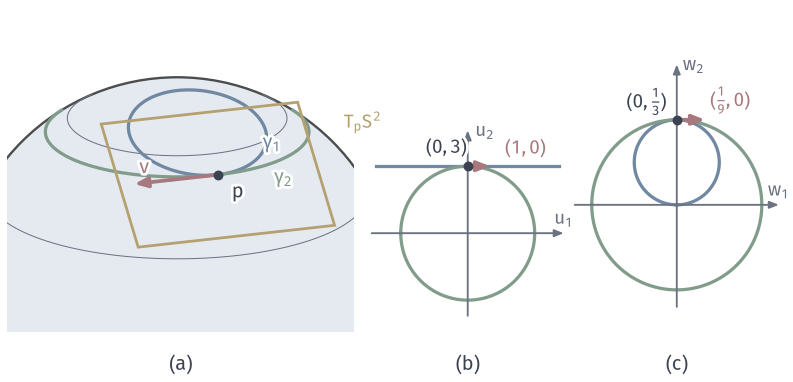

Generate this figure with Python:
"""One tangent vector at p=(0,3/5,4/5): two equivalent curves, the tangent plane, and the records in both stereographic charts."""
from pathlib import Path
import sys
ROOT = next(p for p in Path(__file__).resolve().parents if (p/"build.sh").is_file() and (p/"tex/book.tex").is_file())
sys.path.insert(0, str(ROOT/"figures/04-spaces-measures-and-geometry/04-manifolds/matplotlib/mfd-common"))
from mfd3d import *

W, H = 112, 54
fig, ax = canvas(W, H)
p = np.array([0, .6, .8]); e1 = np.array([1.0, 0, 0]); e2 = np.array([0, .8, -.6])
from matplotlib.patches import Rectangle
pl = Placed(View(72, 20), 25, 12, 31)
clip = Rectangle((1, 7), 49, 46, transform=ax.transData)
BEFORE = set(map(id, ax.get_children()))
sphere_disc(ax, pl)
for lat in (-30, 0, 30, 60):
    sphere_curve(ax, pl, parallel(np.radians(lat)), MUTED, lw=.4, hidden=False)
inv = lambda u: np.c_[2*u[:, 0], 2*u[:, 1], np.sum(u**2, 1)-1]/(np.sum(u**2, 1)+1)[:, None]
tt = np.tan(np.linspace(-1.5705, 1.5705, 2401))
gamma1 = inv(np.c_[tt, np.full_like(tt, 3.0)])
sphere_curve(ax, pl, gamma1, BLUE, lw=1.3, hidden=False)
th = np.linspace(-np.pi, np.pi, 721)
gamma2 = np.c_[.6*np.sin(th), .6*np.cos(th), np.full_like(th, .8)]
sphere_curve(ax, pl, gamma2, GREEN, lw=1.3, hidden=False)
a, b = .47, .34
corners = np.array([p+a*e1+b*e2, p+a*e1-b*e2, p-a*e1-b*e2, p-a*e1+b*e2])
xy = pl(corners)
ax.add_patch(Polygon(xy, fc='none', ec=YELLOW, lw=1.1, zorder=4))
P = pl(p)
arrow(ax, P, pl(p+.4*e1), color=RED, lw=1.5, scale=7.5, zorder=8)
dot(ax, P, INK, zorder=9)
label(ax, P+[2.8, -2.4], '$p$', halo=True); label(ax, pl(p+.4*e1)+[1.4, 2.4], r'$\bm{v}$'.replace(r'\bm{v}', 'v'), color=RED, halo=True)
label(ax, xy[2]+[9.2, -2.8], '$T_pS^2$', 7.5, color=YELLOW, halo=True)
label(ax, pl(inv(np.array([[-1.1, 3.0]]))[0])+[2.5, 2.6], r'$\gamma_1$', color=BLUE, halo=True)
label(ax, pl(gamma2[np.argmin(abs(th+.72))])+[-1.0, -3.2], r'$\gamma_2$', color=GREEN, halo=True)
for artist in ax.get_children():
    if id(artist) not in BEFORE and artist.get_zorder() < 8:
        artist.set_clip_path(clip)
def axes(c, s, xr, yr, xn, yn):
    cx, cy = c
    arrow(ax, (cx+s*xr[0], cy), (cx+s*xr[1], cy), color=MUTED, lw=.75, scale=5.5)
    arrow(ax, (cx, cy+s*yr[0]), (cx, cy+s*yr[1]), color=MUTED, lw=.75, scale=5.5)
    label(ax, (cx+s*xr[1], cy+2.1), xn, 7.5, MUTED); label(ax, (cx+2.4, cy+s*yr[1]), yn, 7.5, MUTED)
    return lambda u: np.c_[cx+s*u[:, 0], cy+s*u[:, 1]]
# (b) north chart: gamma_1 is the line u2=3, gamma_2 the circle of radius 3.
c1 = (66, 21); s1 = 3.15
A = axes(c1, s1, (-4.3, 4.3), (-3.7, 4.6), '$u_1$', '$u_2$')
s_ = np.linspace(-4.1, 4.1, 2)
ax.plot(*A(np.c_[s_, np.full(2, 3.0)]).T, color=BLUE, lw=1.3, zorder=3)
ax.plot(*A(3*np.c_[np.cos(th), np.sin(th)]).T, color=GREEN, lw=1.3, zorder=3)
P1 = A(np.array([[0, 3.0]]))[0]
arrow(ax, P1, P1+[s1*1, 0], color=RED, lw=1.5, scale=7.5, zorder=8)
dot(ax, P1, INK, zorder=9)
label(ax, P1+[-3.0, 2.6], '$(0,3)$', 7.5, halo=True)
label(ax, P1+[s1+5.0, 2.5], '$(1,0)$', 7.5, RED, halo=True)
# (c) south chart: tau maps the line to a circle through the origin and the circle to radius 1/3.
c2 = (95.5, 25); s2 = 36.0
B = axes(c2, s2, (-.40, .40), (-.40, .55), '$w_1$', '$w_2$')
ax.plot(*B(np.c_[np.sin(th)/6, 1/6+np.cos(th)/6]).T, color=BLUE, lw=1.3, zorder=3)
ax.plot(*B(np.c_[np.cos(th)/3, np.sin(th)/3]).T, color=GREEN, lw=1.3, zorder=3)
P2 = B(np.array([[0, 1/3]]))[0]
arrow(ax, P2, P2+[s2/9, 0], color=RED, lw=1.5, scale=7.5, zorder=8)
dot(ax, P2, INK, zorder=9)
label(ax, P2+[-4.2, 2.6], r'$(0,\frac{1}{3})$', 7.5, halo=True)
label(ax, P2+[s2/9+3.6, 2.8], r'$(\frac{1}{9},0)$', 7.5, RED, halo=True)
panel_tag(ax, 25.5, 1.7, '(a)'); panel_tag(ax, c1[0], 1.7, '(b)'); panel_tag(ax, c2[0], 1.7, '(c)')
save(fig, Path(__file__).resolve().parent, 'figure', {'formula': 'p=(0,3/5,4/5); gamma1(t)=sigma_N^{-1}(t,3); gamma2(s)=(0.6 sin(s/3),0.6 cos(s/3),0.8); arrow in (a) drawn 2.5 times true R^3 length 0.2; J=diag(1/9,-1/9)'})
